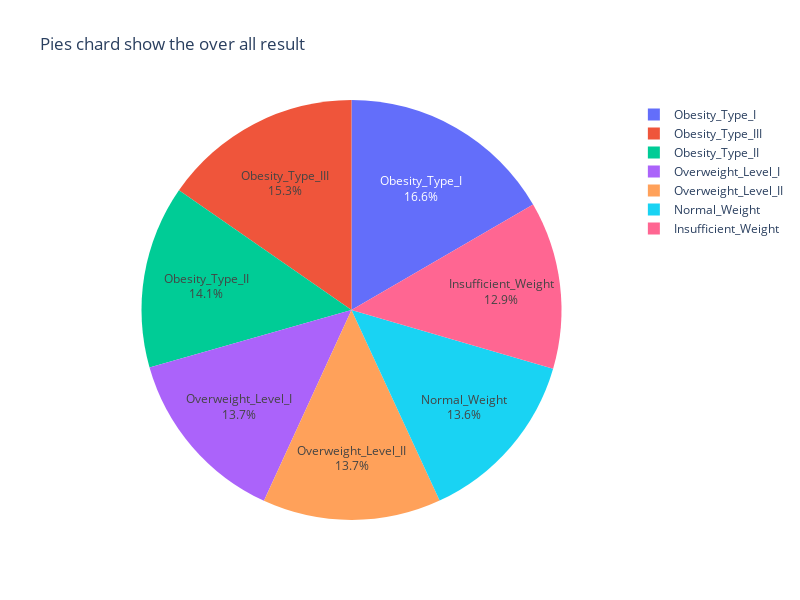

The cell this chart's notebook holds for it:
### Code cell
name = df['NObeyesdad'].value_counts().index
num = df['NObeyesdad'].value_counts().values

fig = px.pie(data_frame=df,names=name,values=num
             ,title='Pies chard show the over all result',width=800,height=600)
fig.update_traces(textposition='inside',textinfo='label+percent')
fig.show()

plt.figure(figsize=(12,7))
sns.countplot(x='NObeyesdad',data=df,order=['Insufficient_Weight','Normal_Weight','Overweight_Level_I',
'Overweight_Level_II','Obesity_Type_I','Obesity_Type_II','Obesity_Type_III'])
plt.xlabel(None)
plt.ylabel('Count',fontsize=12)
plt.title('Results of each weight',fontsize=15)
plt.show()

### Figure 1 — Plotly figure (JSON) as saved in the notebook; plotly's stock layout.template omitted (floating-point values rounded to 4 significant figures)
{"data": [{"domain": {"x": [0, 1], "y": [0, 1]}, "hovertemplate": "label=%{label}<br>value=%{value}<extra></extra>", "labels": ["Obesity_Type_I", "Obesity_Type_III", "Obesity_Type_II", "Overweight_Level_I", "Overweight_Level_II", "Normal_Weight", "Insufficient_Weight"], "legendgroup": "", "name": "", "showlegend": true, "textinfo": "label+percent", "textposition": "inside", "type": "pie", "values": [351, 324, 297, 290, 290, 287, 272]}], "layout": {"height": 600, "legend": {"tracegroupgap": 0}, "title": {"text": "Pies chard show the over all result"}, "width": 800}}
